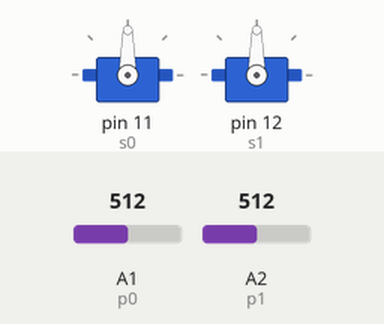
Recording of a sketch running on a simulated Arduino Uno, built with avr-gcc and run on an emulated ATmega328P. Shown: 2 × servo. The inputs (shaded band) are chosen by the test bench; at power-on: A1 (p0) = 512, A2 (p1) = 512. What the sketch prints to the serial monitor is not drawn.

Above: at 1.2 s.
1.3 s: A1 (p0) set to 716
At 1.7 s:
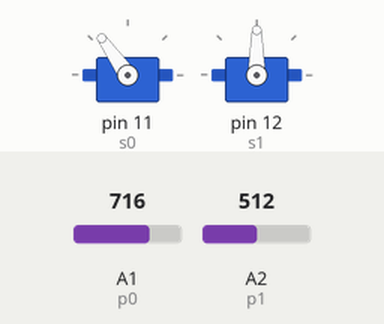
2.8 s: A2 (p1) set to 0
At 4.0 s:
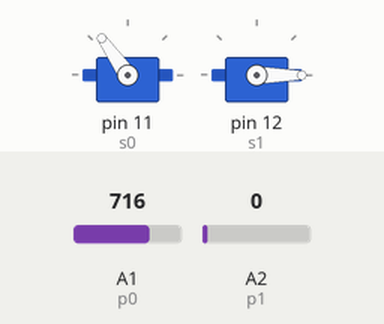
4.3 s: A2 (p1) set to 122
At 5.1 s:
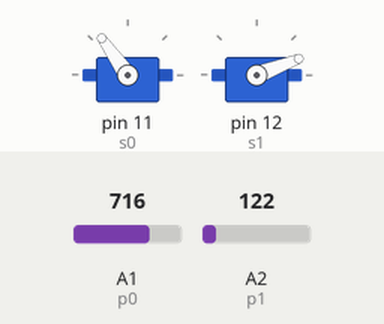
5.8 s: A1 (p0) set to 511
At 6.2 s:
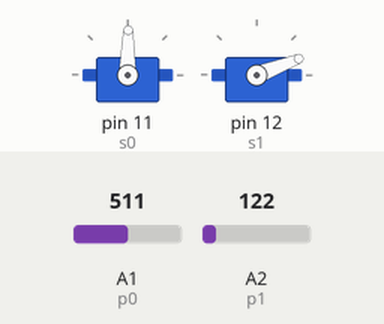
7.3 s: A1 (p0) set to 900
At 8.5 s:
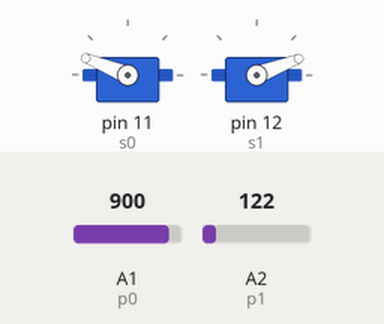
8.8 s: A2 (p1) set to 306
At 9.8 s:
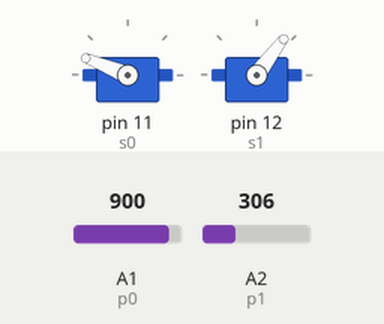
Timing chart, 0 to 11.3 s (numbered marks = the images above; inputs shaded):
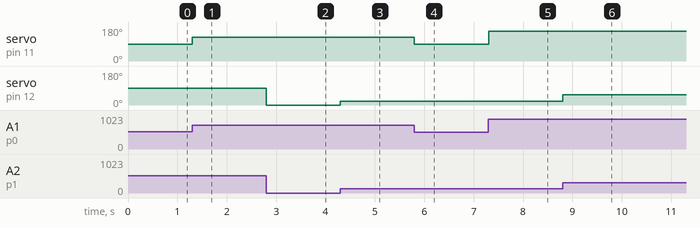

Measured:
- after the input at 1.3 s, servo on pin 11 (s0): 90° → 125° at once
- after the input at 2.8 s, servo on pin 12 (s1): 90° → 0° at once
- after the input at 4.3 s, servo on pin 12 (s1): 0° → 21° at once
- after the input at 5.8 s, servo on pin 11 (s0): 125° → 89° at once
- after the input at 7.3 s, servo on pin 11 (s0): 89° → 158° at once
- after the input at 8.8 s, servo on pin 12 (s1): 21° → 53° at once

The sketch:

servoPotTest.ino
```cpp
#include <Servo.h>

const int p0 = 1,p1=2;
Servo s0,s1;

void setup()
{
  Serial.begin(115200);
  pinMode(p0, INPUT);
  pinMode(p1, INPUT);
  s0.attach(11);
  s1.attach(12);

}

void loop() {
  int pr0 = analogRead(p0);
  int pr1 = analogRead(p1);
  int ps0 = map(pr0, 0, 1023, 0, 180);
  int ps1 = map(pr1, 0, 1023, 0, 180);
  s0.write(ps0);
  s1.write(ps1);
  Serial.print(ps0);
  Serial.print("  ");
  Serial.println(ps1);

}
```
